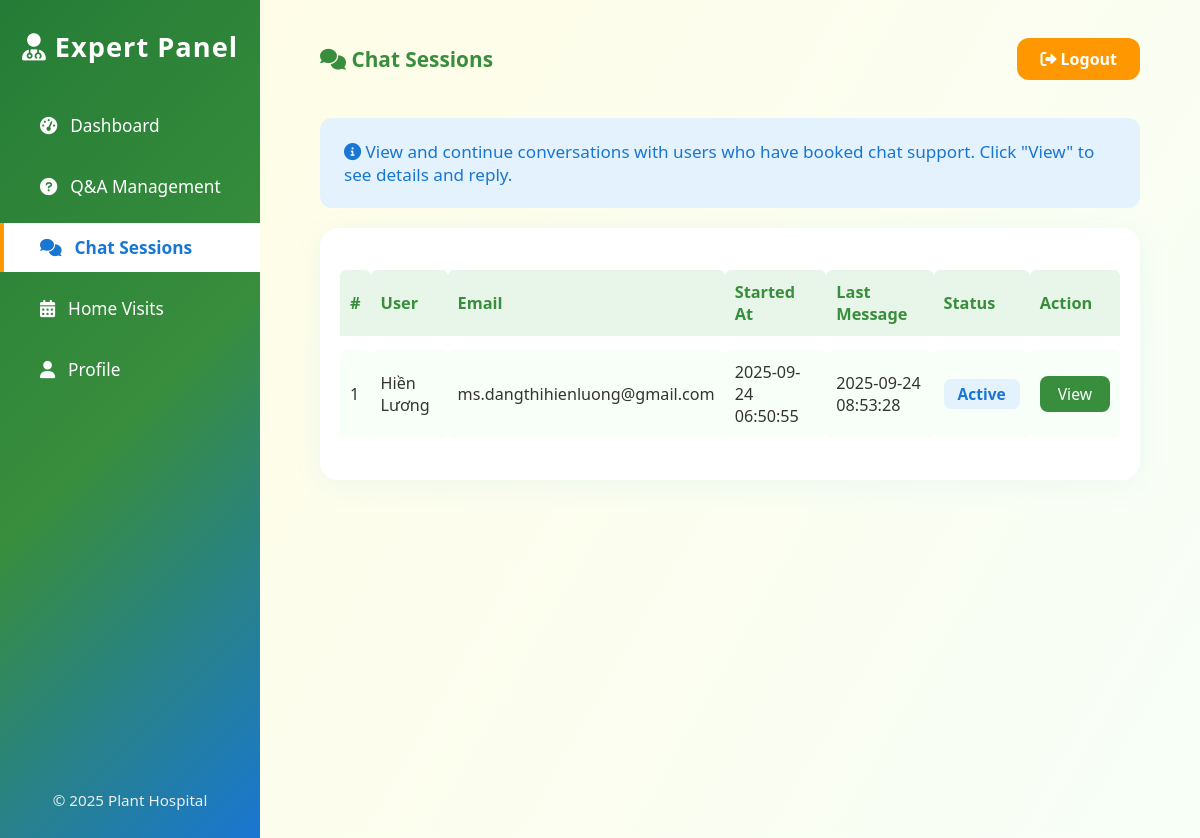
The page /expert/chat-sessions (signed in) on the database as committed earlier.
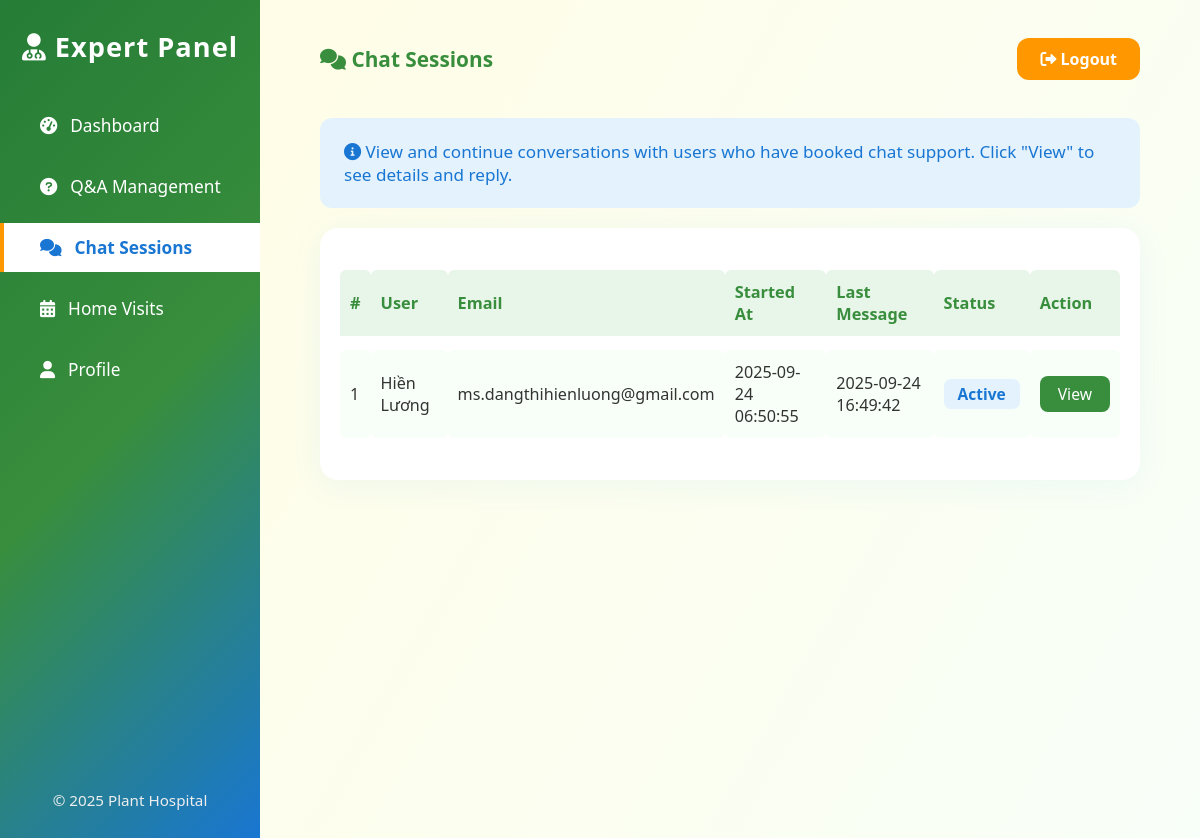
The same page on the database as committed later.
### tables this page shows
CREATE TABLE chat_session (
    id INTEGER PRIMARY KEY AUTOINCREMENT,
    user_id INTEGER NOT NULL,
    expert_id INTEGER NOT NULL,
    started_at TIMESTAMP DEFAULT CURRENT_TIMESTAMP,
    last_message_at TIMESTAMP DEFAULT CURRENT_TIMESTAMP,
    status TEXT DEFAULT 'active',
    FOREIGN KEY(user_id) REFERENCES user(id),
    FOREIGN KEY(expert_id) REFERENCES experts(id)
);

CREATE TABLE user (
  id INTEGER PRIMARY KEY AUTOINCREMENT,
  username TEXT UNIQUE NOT NULL,
  email TEXT UNIQUE NOT NULL,
  password TEXT NOT NULL,
  created_at TIMESTAMP NOT NULL DEFAULT CURRENT_TIMESTAMP
);

### flaskr/expert.py (the view)
@bp.route('/chat-sessions')
@expert_required
def chat_sessions():
    db = get_db()
    expert_id = session.get('expert_id')
    sessions = db.execute(
        '''
        SELECT cs.id, cs.started_at, cs.last_message_at, cs.status, u.username, u.email
        FROM chat_session cs
        JOIN user u ON cs.user_id = u.id
        WHERE cs.expert_id = ?
        ORDER BY cs.last_message_at DESC
        ''',
        (expert_id,)
    ).fetchall()
    return render_template('expert/chat_sessions.html', sessions=sessions)

### flaskr/auth.py (called while the page is built)
@bp.before_app_request
def load_logged_in_user():
    user_id = session.get('user_id')
    if user_id is None:
        g.user = None
    else:
        g.user = get_db().execute(
            'SELECT * FROM user WHERE id = ?', (user_id,)
        ).fetchone()

### flaskr/db.py (called while the page is built)
def get_db():
    if 'db' not in g:
        g.db = sqlite3.connect(
            current_app.config['DATABASE'],
            detect_types=sqlite3.PARSE_DECLTYPES
        )
        g.db.row_factory = sqlite3.Row
    return g.db

### flaskr/expert.py (called while the page is built)
def expert_required(view):
    from functools import wraps
    def wrapped_view(**kwargs):
        if not session.get('is_expert'):
            return redirect(url_for('auth.login_expert'))
        return view(**kwargs)
    return wraps(view)(wrapped_view)

### flaskr/templates/expert/chat_sessions.html (shortened to what this page needs)
<!DOCTYPE html>
<html lang="en">
  <head>
    <link
      rel="stylesheet"
      href="https://cdnjs.cloudflare.com/ajax/libs/font-awesome/6.0.0-beta3/css/all.min.css"
    />
  </head>
  <body>
    <div class="dashboard-container">
      <aside class="sidebar">
        <div class="logo"><i class="fas fa-user-md"></i> Expert Panel</div>
        <nav>
          <a href="{{ url_for('expert_dashboard') }}"
            ><i class="fas fa-tachometer-alt"></i> Dashboard</a
          >
          <a href="{{ url_for('expert.questions') }}"
            ><i class="fas fa-question-circle"></i> Q&A Management</a
          >
          <a href="{{ url_for('expert.chat_sessions') }}" class="active"
            ><i class="fas fa-comments"></i> Chat Sessions</a
          >
          <a href="#"><i class="fas fa-calendar-alt"></i> Home Visits</a>
          <a href="#"><i class="fas fa-user"></i> Profile</a>
        </nav>
        <div class="sidebar-footer">&copy; 2025 Plant Hospital</div>
      </aside>
      <main class="main-content">
        <div class="dashboard-header">
          <div class="welcome">
            <i class="fas fa-comments"></i> Chat Sessions
          </div>
          <a href="{{ url_for('auth.logout') }}" class="logout-btn">
            <i class="fas fa-sign-out-alt"></i> Logout
          </a>
        </div>
        <div class="info-box">
          <i class="fas fa-info-circle"></i>
          View and continue conversations with users who have booked chat
          support. Click "View" to see details and reply.
        </div>
        <div class="table-wrapper">
          <table class="session-table">
            <tr>
              <th>#</th>
              <th>User</th>
              <th>Email</th>
              <th>Started At</th>
              <th>Last Message</th>
              <th>Status</th>
              <th>Action</th>
            </tr>
            {% for s in sessions %}
            <tr>
              <td>{{ s.id }}</td>
              <td>{{ s.username }}</td>
              <td>{{ s.email }}</td>
              <td>{{ s.started_at or '-' }}</td>
              <td>{{ s.last_message_at or '-' }}</td>
              <td>
                <span class="session-status {{ s.status|lower }}">
                  {{ s.status.capitalize() }}
                </span>
              </td>
              <td class="session-action">
                <a
                  href="{{ url_for('expert.chat_session_detail', session_id=s.id) }}"
                  class="btn-detail"
                  >View</a
                >
              </td>
            </tr>
            {% else %}
            <tr>
              <td colspan="7" style="text-align: center; color: #aaa">
                No chat sessions found.
              </td>
            </tr>
            {% endfor %}
          </table>
        </div>
      </main>
    </div>
  </body>
</html>

### flaskr/templates/expert/chat_sessions.html (style rules this page uses)
body { background: linear-gradient(120deg, #e3f2fd 0%, #e8f5e9 100%); font-family: "Segoe UI", Arial, sans-serif; margin: 0; min-height: 100vh; color: #333; }
.dashboard-container { display: flex; min-height: 100vh; }
.sidebar { width: 260px; background: linear-gradient( 135deg, #257c36 0%, #388e3c 50%, #1976d2 100% ); color: #fff; display: flex; flex-direction: column; padding: 28px 0; box-shadow: 2px 0 18px #2196f322; }
.sidebar .logo { font-size: 1.7rem; font-weight: 700; text-align: center; margin-bottom: 36px; letter-spacing: 1px; color: #fff; }
.sidebar nav { display: flex; flex-direction: column; gap: 12px; flex: 1; }
.sidebar a { color: #fff; text-decoration: none; padding: 13px 36px; font-size: 1.08rem; display: flex; align-items: center; gap: 13px; border-left: 4px solid transparent; transition: background 0.18s, border 0.18s, color 0.18s; }
.sidebar a.active, .sidebar a:hover { background: #fff; color: #1976d2; border-left: 4px solid #ff9800; font-weight: 600; }
.sidebar .sidebar-footer { margin-top: auto; text-align: center; font-size: 0.95rem; color: #eee; padding: 20px 0 0 0; }
.main-content { flex: 1; padding: 38px 5vw 0 5vw; background: linear-gradient(120deg, #fffde7 0%, #f8fff8 100%); min-height: 100vh; }
.dashboard-header { display: flex; justify-content: space-between; align-items: center; margin-bottom: 38px; }
.dashboard-header .welcome { font-size: 1.3rem; font-weight: 600; color: #388e3c; }
.dashboard-header .logout-btn { background: #ff9800; color: #fff; border: none; border-radius: 12px; padding: 10px 23px; font-weight: 600; font-size: 1rem; cursor: pointer; transition: background 0.2s; text-decoration: none; }
.info-box { background: #e3f2fd; border-radius: 12px; padding: 22px 24px; margin-bottom: 20px; color: #1976d2; font-size: 1.07rem; font-weight: 500; }
.table-wrapper { background: #fff; border-radius: 18px; box-shadow: 0 5px 32px #2196f311; padding: 28px 20px; overflow-x: auto; }
.session-table { width: 100%; border-collapse: separate; border-spacing: 0 14px; font-size: 1.01rem; }
.session-table th, .session-table td { padding: 11px 10px; text-align: left; }
.session-table th { background: #e8f5e9; color: #388e3c; font-size: 1.02rem; font-weight: 600; border-radius: 6px 6px 0 0; }
.session-table td { background: #f8fff8; border-radius: 6px; }
.session-status { font-weight: 600; border-radius: 7px; padding: 4px 14px; font-size: 0.97rem; }
.active { background: #e3f2fd; color: #1976d2; }
.session-action { text-align: center; }
.btn-detail { background: #388e3c; color: #fff; border: none; border-radius: 8px; padding: 7px 18px; font-size: 0.98rem; cursor: pointer; transition: background 0.18s; text-decoration: none; display: inline-block; }

Rows that differ between the two databases and show on the page:
changed chat_session "Active": last_message_at "2025-09-24 08:53:28" → "2025-09-24 16:49:42"
